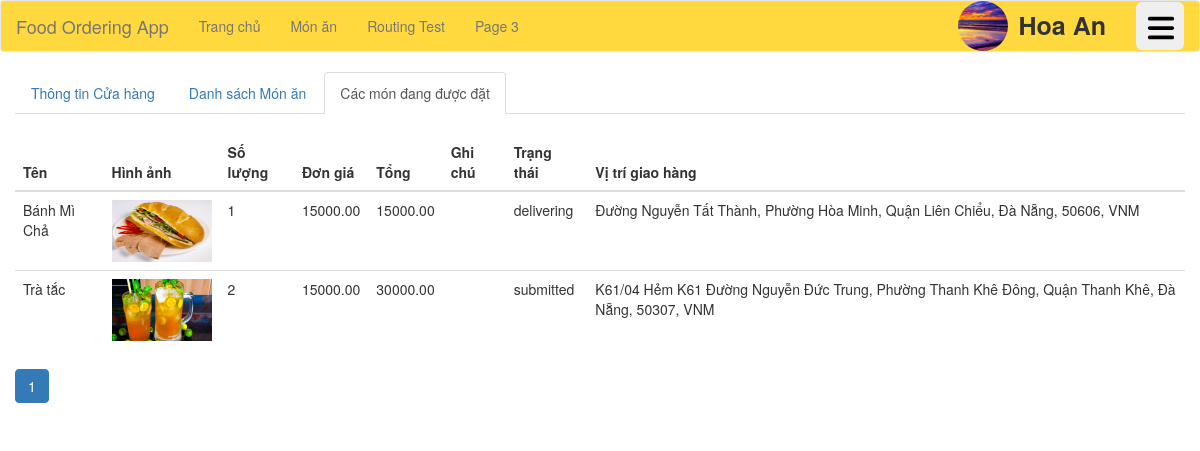
The app's page /store/order-product/1 (signed in) with its own data.
### profiles/models.py (models this page shows, shortened)
class Profile(models.Model):
	user = models.OneToOneField(User,on_delete=models.CASCADE,related_name="profile")
	first_name = models.CharField(max_length = 256,blank = True)
	last_name = models.CharField(max_length = 256,blank = True)
	gender = models.ForeignKey(Gender,on_delete=models.SET_NULL,blank=True,null=True)
	birthdate = models.DateField(blank=True,null=True)
	citizen_identity_card = models.DecimalField(max_digits=12,decimal_places=0,null=True,blank=True)
	email = models.EmailField(unique=True)
	phone_number = PhoneNumberField(region = "VI",unique=True)
	avatar = models.ImageField(default='avatars/avatar.png', upload_to='avatars/')
	location = models.ForeignKey(Location,on_delete=models.SET_NULL,null=True)
	status = models.ForeignKey(User_Status,on_delete=models.DO_NOTHING,blank=True,null=True)
	current_order = models.ForeignKey(Order,on_delete=models.SET_NULL,blank=True,null=True)
	moderated = models.DateTimeField(blank=True, null=True)
	updated = models.DateTimeField(auto_now=True)
	created = models.DateTimeField(auto_now_add=True)
	class Meta:
		db_table = "Profiles"
		verbose_name = "Profile"
	@property
	def is_store_owner(self):
		return Group.objects.get(name="StoreOwners") in self.user.groups.all()
	@property
	def is_deliverer(self):
		return Group.objects.get(name="Deliverers") in self.user.groups.all()

### orders/models.py (models this page shows, shortened)
class Order_Product(models.Model):
    order = models.ForeignKey(Order,on_delete=models.CASCADE,related_name="order_products")
    product = models.ForeignKey(Product,on_delete=models.SET_NULL,null=True,related_name="order_products")
    quantity = models.PositiveIntegerField()
    image = models.ImageField(default='order_products/order_product.png', upload_to='order_products/')
    price = MoneyField(max_digits=256, decimal_places=2, default_currency='VND', default=0)
    total = MoneyField(max_digits=256, decimal_places=2, default_currency='VND', default=0)
    note = models.TextField(max_length=255,blank=True,null=True)
    status = models.ForeignKey(Order_Product_Status,on_delete=models.DO_NOTHING,null=True)
    updated = models.DateTimeField(auto_now=True)
    created = models.DateTimeField(auto_now_add=True)
    class Meta:
        db_table = "Order_Product"
        verbose_name = "Order_Product"
        unique_together = ["order","product"]

class Order_Product_Status(models.Model):
    code = models.CharField(max_length=20)
    class Meta:
        db_table = "Order_Product_Status"
        verbose_name = "Order_Product_Status"

class Order(models.Model):
    customer = models.ForeignKey(User,on_delete=models.CASCADE,related_name='customer_orders')
    payment_method = models.ForeignKey(Payment_Method, on_delete=models.DO_NOTHING, blank=True, null=True)
    destination = models.ForeignKey(Location,on_delete=models.SET_NULL,null=True)
    total = MoneyField(max_digits=256,decimal_places=2,default_currency='VND',default=0)
    product_total = MoneyField(max_digits=256,decimal_places=2,default_currency='VND',default=0)
    delivery_fee = MoneyField(max_digits=256,decimal_places=2,default_currency='VND',default=0)
    nighttime_fee = MoneyField(max_digits=256,decimal_places=2,default_currency='VND',default=0)
    delivery_status = models.ForeignKey(Delivery_Status,on_delete=models.DO_NOTHING,blank=True,null=True)
    payment_status = models.ForeignKey(Payment_Status,on_delete=models.DO_NOTHING,blank=True,null=True)
    order_status = models.ForeignKey(Order_Status,on_delete=models.DO_NOTHING,blank=True,null=True)
    image = models.ImageField(default="orders/order.png",upload_to="orders")
    moderated = models.DateTimeField(blank=True, null=True)
    updated = models.DateTimeField(auto_now=True)
    created = models.DateTimeField(auto_now_add=True)
    class Meta:
        db_table = "Order"
        verbose_name = "Order"

### products/models.py (models this page shows, shortened)
class Product(models.Model):
    name = models.TextField(max_length=255)
    desciption = models.TextField(max_length=2048,blank = True)
    store = models.ForeignKey(Store,on_delete=models.CASCADE,null=True,related_name="products")
    price = MoneyField(max_digits=256,decimal_places=2,default = 0,default_currency='VND')
    new_price = MoneyField(max_digits=256,decimal_places=2,default = 0,default_currency='VND')
    image = models.ImageField(default='products.png', upload_to='products/')
    category = models.ForeignKey(Category,on_delete=models.DO_NOTHING,blank=True,null=True)
    status = models.ForeignKey(Product_Status,on_delete=models.DO_NOTHING,blank=True,null=True)
    moderated = models.DateTimeField(blank=True, null=True)
    updated = models.DateTimeField(auto_now=True)
    created = models.DateTimeField(auto_now_add=True)
    slug = models.SlugField(max_length=255,null=True)
    class Meta:
        db_table = "Product"
        verbose_name = "Product"

### locations/models.py (models this page shows, shortened)
class Location(models.Model):
    address = models.TextField(max_length=512,blank=True,default="")
    country = models.TextField(max_length=100,blank=True,default="")
    region = models.TextField(max_length=100,blank=True,default="")
    subregion_1 = models.TextField(max_length=100, blank=True, default="")
    subregion_2 = models.TextField(max_length=100, blank=True, default="")
    lat = models.FloatField(default=16.07387)
    lng = models.FloatField(default=108.14975)
    class Meta:
        db_table = "Location"
        verbose_name = "Location"

### stores/views.py (the view)
# urls.py: path('order-product/<int:page_id>',OrderProductView),
def OrderProductView(request,page_id):
    ctx = {}
    try:
        store = request.user.store
    except:
        store = None
    products = Product.objects.filter(store = store)
    order_products = []
    for product in products:
        order_products += product.order_products.exclude(status__code = "pending")
    paginator = Paginator(order_products, 10)
    page = paginator.get_page(page_id)
    ctx["page"] = page
    ctx["page_range"] = range(1, paginator.num_pages + 1)
    return render(request, "Site/StoreOrderProduct.html", ctx)

### templates/Site/StoreOrderProduct.html
{% extends 'Site/index.html' %}
{% block content %}
    <div class = "container-fluid">
        {% if user.is_authenticated %}
            {% if user.store %}
                <ul class="nav nav-tabs">
                    <li><a href="/store">Thông tin Cửa hàng</a></li>
                    <li><a href="/store/product-list/1">Danh sách Món ăn</a></li>
                    <li class="active"><a href="/store/order-product/1">Các món đang được đặt</a></li>
                </ul>
                <br>
        <table class = "table table-hover">
                    <thead>
                        <tr>
                            <th>Tên</th>
                            <th>Hình ảnh</th>
                            <th>Số lượng</th>
                            <th>Đơn giá</th>
                            <th>Tổng</th>
                            <th>Ghi chú</th>
                            <th>Trạng thái</th>
                            <th>Vị trí giao hàng</th>
                        </tr>
                    </thead>
                    <tbody>
                        {% for order_product in page %}
                        <tr>
                            <td>{{order_product.product.name}}</td>
                            <td><img style = "width:100px; height:62px;" src = "{{order_product.product.image.url}}"></td>
                            <td>{{order_product.quantity}}</td>
                            <td>{{order_product.price}}</td>
                            <td>{{order_product.total}}</td>
                            <td>{{order_product.note}}</td>
                            <td>{{order_product.status.code}}</td>
                            <td>{{order_product.order.destination.address}}</td>
                        </tr>
                        {% endfor%}
                    </tbody>
                </table>
                <ul class="pagination" style = "display:flex;">
                    {% for i in page_range %}
                    <li {% if page.number == i %}class="active"{% endif %}><a href = "/store/product-list/{{i}}">{{i}}</a></li>
                    {% endfor %}
                </ul>
            {% else %}
                <meta http-equiv="refresh" content="1; url='/'" />
                <div>
                    <h3>Bạn không phải chủ cửa hàng, nên bạn sẽ được điều hướng sang trang chủ</h3>
                </div>
            {% endif %}
        {% else %}
            <meta http-equiv="refresh" content="1; url='/login'" />
            <div>
                <h3>You are not logged in now, so you will be directed to Login Page</h3>
            </div>
        {% endif %}
    </div>
{% endblock %}

### templates/Site/index.html (shortened to what this page needs)
<!DOCTYPE html>
<html lang="en">
<head>
    <link rel="stylesheet" href="https://maxcdn.bootstrapcdn.com/bootstrap/3.4.1/css/bootstrap.min.css">
    {% load static %}
    <link rel="stylesheet" href="{% static 'css/style.css' %}">
    <link rel="stylesheet" href="https://unpkg.com/leaflet@1.9.3/dist/leaflet.css" />
    {% load static %}
</head>
<body>
    <nav class="navbar navbar-default">
      <div class="container-fluid">
        <div class="navbar-header">
          <a class="navbar-brand" href="/">Food Ordering App</a>
        </div>
        <ul class="nav navbar-nav">
            <li><a href="/">Trang chủ</a></li>
            <li><a href="/product-list/1">Món ăn</a></li>
            <li><a href="/routing-test">Routing Test</a></li>
            <li><a href="#">Page 3</a></li>
        </ul>
          {% if not user.is_authenticated %}
          <a href="/login">
              <button class = "btn btn-custom navbar-btn">Log In</button>
          </a>
          {% elif user.is_authenticated %}
          <div class="dropleft user-nav" style = "margin-left: 30px; margin-top:1px; position:relative;">
              {% load static %}
              <button class="btn btn-lg" type="button" data-toggle="dropdown" style = "height:48px; width:48px;">
                  <img src="{% static 'bars-solid.svg' %}" style="margin-left:-7px;height:30px; width:30px;"></img>
              </button>
          </div>
          <label class = "user-nav name" style = "margin-left:10px; margin-top:7px; position:relative; font-size:25px">{{user.profile.first_name}}</label>
          <img src="{{ user.profile.avatar.url }}" class = "avatar user-nav">
          {% endif %}
      </div>
    </nav>
    {% if user.is_authenticated %}
        {% if user.profile.is_deliverer %}
            {% if not user.deliverer_profile.is_active %}
            {% load static %}
            {% endif %}
        {% load static %}
        {% endif %}
    {% endif %}
    {% block content %}{% endblock %}
</body>
</html>

### static/css/style.css (style rules this page uses)
html { font-family: Helvetica,Arial }
.navbar-default { background-color: #FFD93D; }
.user-nav { float:right; }
.avatar { width: 50px; height: 50px; border-radius: 50%; }

### records on screen
Order_Product: product.name "Bánh Mì Chả", product.image (picture), quantity "1", price "15000.00", total "15000.00", status.code "delivering", order.destination.address "Đường Nguyễn Tất Thành, Phường Hòa Minh, Quận Liên Chiểu, Đà Nẵng, 50606, VNM"
Order_Product: product.name "Trà tắc", product.image (picture), quantity "2", price "15000.00", total "30000.00", status.code "submitted", order.destination.address "K61/04 Hẻm K61 Đường Nguyễn Đức Trung, Phường Thanh Khê Đông, Quận Thanh Khê, Đà Nẵng, 50307, VNM"

### other values on screen
{{ user.profile.first_name }} "Hoa An"
{{ i }} "1"
